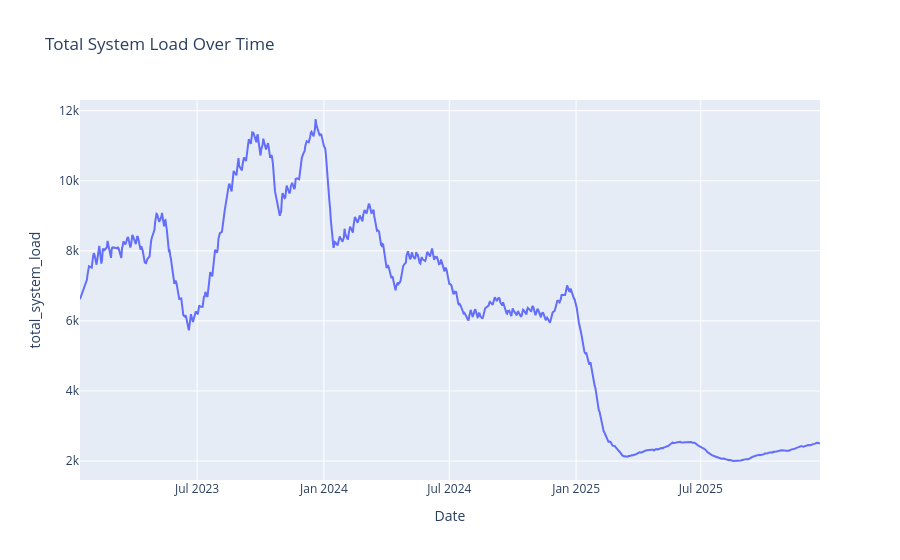

Notebook code cell kept with this figure:
### Code cell
fig = px.line(
    df,
    x="Date",
    y="total_system_load",
    title="Total System Load Over Time"
)

fig.show()

### Figure 1 — Plotly figure (JSON) as saved in the notebook; plotly's stock layout.template omitted (floating-point values rounded to 4 significant figures; data arrays with more than 128 entries replaced by an {"elided": "..."} marker saying what was removed)
{"data": [{"hovertemplate": "Date=%{x}<br>total_system_load=%{y}<extra></extra>", "legendgroup": "", "line": {"color": "#636efa", "dash": "solid"}, "marker": {"symbol": "circle"}, "mode": "lines", "name": "", "orientation": "v", "showlegend": false, "type": "scatter", "x": {"elided": "720 str values"}, "xaxis": "x", "y": {"elided": "720 float values"}, "yaxis": "y"}], "layout": {"legend": {"tracegroupgap": 0}, "title": {"text": "Total System Load Over Time"}, "xaxis": {"anchor": "y", "domain": [0, 1], "title": {"text": "Date"}}, "yaxis": {"anchor": "x", "domain": [0, 1], "title": {"text": "total_system_load"}}}}
